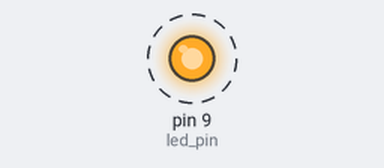
Bench run of a sketch on a simulated Arduino Uno, built with avr-gcc and run on an emulated ATmega328P. On the bench: output pins drawn as LEDs (lit = HIGH). Dashed ring = blinking.

Above: at 0.5 s.
Timing chart, 0 to 4.6 s (numbered marks = the images above):
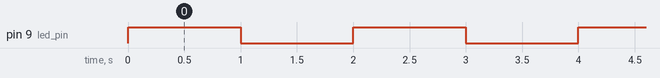

The sketch:

blinking_LED_strip.ino
```cpp
int led_pin = 9;

void setup()
{
  pinMode(led_pin,OUTPUT);
}
void loop()
{
  digitalWrite(led_pin,HIGH); // turn the LED on (HIGH is the voltage level)
  delay(1000);                // wait for a second
  digitalWrite(led_pin,LOW);  // turn the LED off by makiung the voltage LOW
  delay(1000);                // wait for a second
}
```

Measured:
- by itself, pin 9 (led_pin): alternates HIGH for 1.0 s and LOW for 1.0 s
